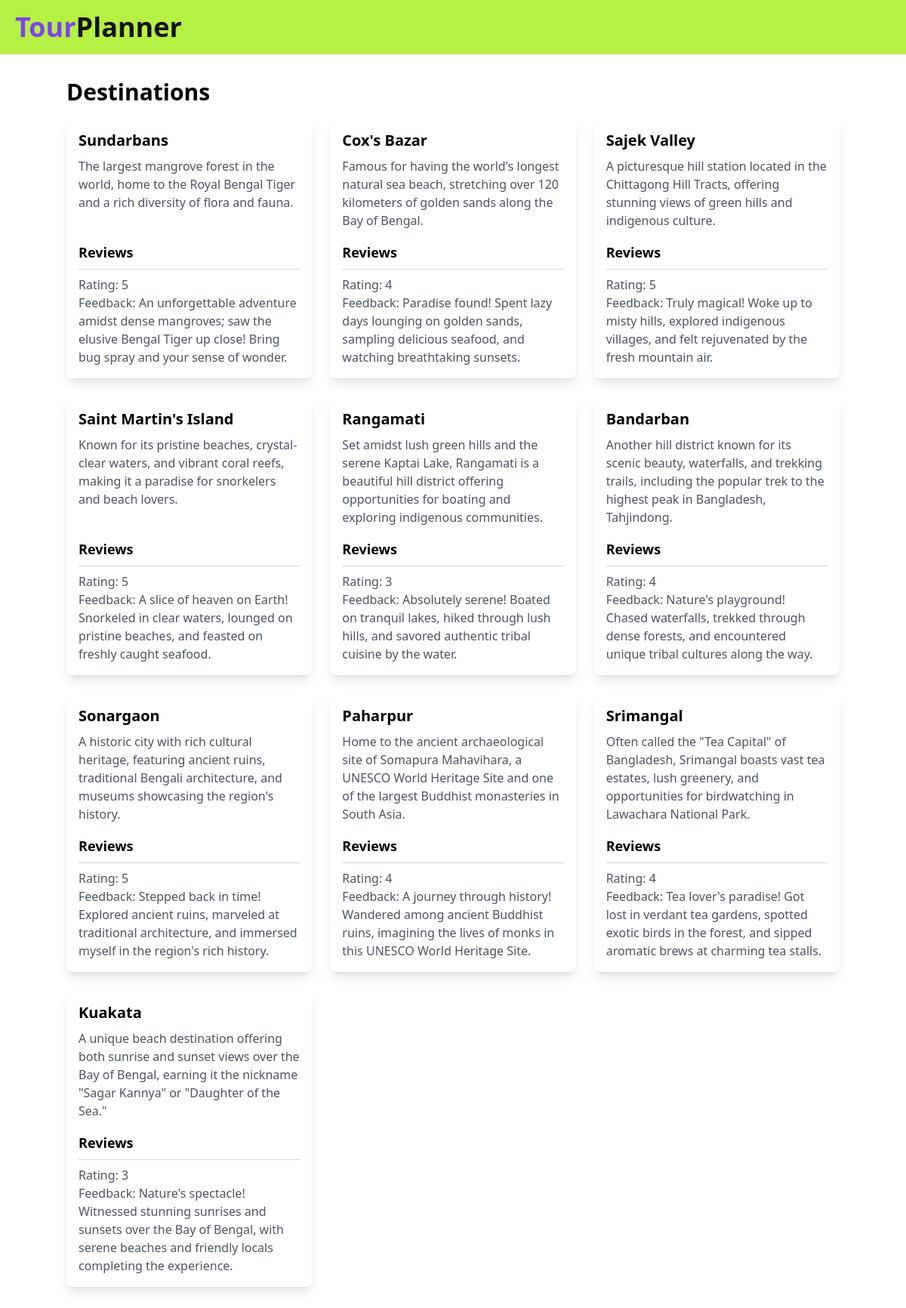
The app's page /see_destination with its own data.
### app/models.py (models this page shows, shortened)
class TourDestination(db.Model):
    __tablename__ = 'tour_destinations'
    destination_id = db.Column(db.Integer, primary_key=True)
    destination_name = db.Column(db.String(100))
    destination_description = db.Column(db.Text)

class Reviews(db.Model):
    __tablename__ = 'reviews'
    user_id = db.Column(db.Integer, db.ForeignKey('users.user_id'), primary_key=True)
    dest_id = db.Column(db.Integer, db.ForeignKey('tour_destinations.destination_id'), primary_key=True)
    rating = db.Column(db.Integer)
    feedback = db.Column(db.Text)

### app/routes.py (the view)
@app.route('/see_destination', methods=['GET', 'POST'])
def see_destination():
    destinations = TourDestination.query.all()
    destination_reviews = {}
    for destination in destinations:
        reviews = Reviews.query.filter_by(dest_id=destination.destination_id).limit(3).all()
        destination_reviews[destination] = reviews
    return render_template('see_destination.html', destinations=destinations, destination_reviews=destination_reviews)

### app/templates/see_destination.html (shortened to what this page needs)
{% extends "index.html" %}
{% block content %}
<div class="container mx-auto py-8">
    <h1 class="text-3xl font-bold mb-4">Destinations</h1>
    <div class="grid grid-cols-1 md:grid-cols-2 lg:grid-cols-3 gap-6">
        {% for destination in destinations %}
        <div class="bg-white rounded-lg shadow-lg p-4 flex flex-col">
            <h2 class="text-xl font-semibold mb-2">{{ destination.destination_name }}</h2>
            <p class="text-gray-600 flex-1">{{ destination.destination_description }}</p>
            <h3 class="text-lg font-semibold mt-4">Reviews</h3>
            {% if destination_reviews[destination]%}
                {% for review in destination_reviews[destination] %}
                    <div class="border-t border-gray-300 mt-2 pt-2">
                        <p class="text-gray-600">Rating: {{ review.rating }}</p>
                        <p class="text-gray-600">Feedback: {{ review.feedback }}</p>
                    </div>
                {% endfor %}
            {% else %}
                <p class="text-gray-600">No reviews yet.</p>
            {% endif %}
        </div>
        {% endfor %}
    </div>
</div>
{% endblock %}

### app/templates/index.html (shortened to what this page needs)
<!DOCTYPE html>
<html lang="en">
<head>
    <script src="https://cdn.tailwindcss.com"></script>
</head>
<body style="margin: 0; padding: 0; box-sizing: border-box; scroll-behavior: smooth;">
    <header>
        <nav class="bg-secondary mx-auto flex justify-between items-center px-5 py-4 border-txt h-[4.5rem]">
          <a href="{{ url_for('index')}}" class="text-txt font-bold text-4xl"><span class="text-primary">Tour</span>Planner</a>
        </nav>
    </header>
    <main>
    {% block content %}
    {% endblock %}
    </main>
</body>
</html>

### records on screen
TourDestination: destination_name "Sundarbans", destination_description "The largest mangrove forest in the world, home to the Royal Bengal Tiger and a rich diversity of flora and fauna."
Reviews: rating "5", feedback "An unforgettable adventure amidst dense mangroves; saw the elusive Bengal Tiger up close! Bring bug spray and your sense of wonder."
TourDestination: destination_name "Cox's Bazar", destination_description "Famous for having the world's longest natural sea beach, stretching over 120 kilometers of golden sands along the Bay of Bengal."
Reviews: rating "4", feedback "Paradise found! Spent lazy days lounging on golden sands, sampling delicious seafood, and watching breathtaking sunsets."
TourDestination: destination_name "Sajek Valley", destination_description "A picturesque hill station located in the Chittagong Hill Tracts, offering stunning views of green hills and indigenous culture."
Reviews: rating "5", feedback "Truly magical! Woke up to misty hills, explored indigenous villages, and felt rejuvenated by the fresh mountain air."
TourDestination: destination_name "Saint Martin's Island", destination_description "Known for its pristine beaches, crystal-clear waters, and vibrant coral reefs, making it a paradise for snorkelers and beach lovers."
Reviews: rating "5", feedback "A slice of heaven on Earth! Snorkeled in clear waters, lounged on pristine beaches, and feasted on freshly caught seafood."
TourDestination: destination_name "Rangamati", destination_description "Set amidst lush green hills and the serene Kaptai Lake, Rangamati is a beautiful hill district offering opportunities for boating and exploring indigenous communities."
Reviews: rating "3", feedback "Absolutely serene! Boated on tranquil lakes, hiked through lush hills, and savored authentic tribal cuisine by the water."
TourDestination: destination_name "Bandarban", destination_description "Another hill district known for its scenic beauty, waterfalls, and trekking trails, including the popular trek to the highest peak in Bangladesh, Tahjindong."
Reviews: rating "4", feedback "Nature's playground! Chased waterfalls, trekked through dense forests, and encountered unique tribal cultures along the way."
TourDestination: destination_name "Sonargaon", destination_description "A historic city with rich cultural heritage, featuring ancient ruins, traditional Bengali architecture, and museums showcasing the region's history."
Reviews: rating "5", feedback "Stepped back in time! Explored ancient ruins, marveled at traditional architecture, and immersed myself in the region's rich history."
TourDestination: destination_name "Paharpur", destination_description "Home to the ancient archaeological site of Somapura Mahavihara, a UNESCO World Heritage Site and one of the largest Buddhist monasteries in South Asia."
Reviews: rating "4", feedback "A journey through history! Wandered among ancient Buddhist ruins, imagining the lives of monks in this UNESCO World Heritage Site."
TourDestination: destination_name "Srimangal", destination_description "Often called the \"Tea Capital\" of Bangladesh, Srimangal boasts vast tea estates, lush greenery, and opportunities for birdwatching in Lawachara National Park."
Reviews: rating "4", feedback "Tea lover's paradise! Got lost in verdant tea gardens, spotted exotic birds in the forest, and sipped aromatic brews at charming tea stalls."
TourDestination: destination_name "Kuakata", destination_description "A unique beach destination offering both sunrise and sunset views over the Bay of Bengal, earning it the nickname \"Sagar Kannya\" or \"Daughter of the Sea.\""
Reviews: rating "3", feedback "Nature's spectacle! Witnessed stunning sunrises and sunsets over the Bay of Bengal, with serene beaches and friendly locals completing the experience."
